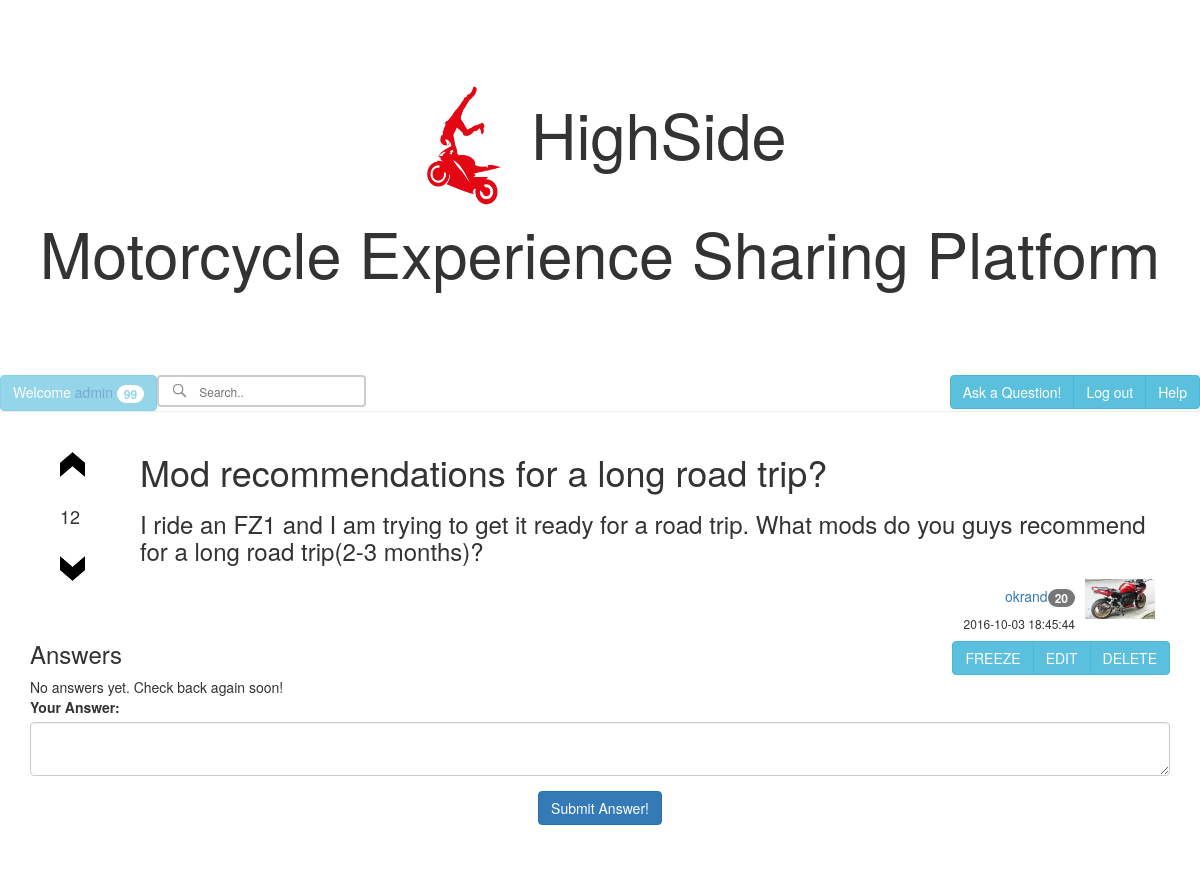
The app's page /question.php?QN=2 (signed in) with its own data.
### tables this page shows
CREATE TABLE `USERS` (
  `ID` int(11) NOT NULL AUTO_INCREMENT,
  `USERNAME` VARCHAR(20) NOT NULL,
  `PASSWORD` VARCHAR(100) NOT NULL,
  `KARMA_POINTS` int(11) NOT NULL DEFAULT '0',
  `LAST_ACTIVE` datetime NOT NULL,
  `E-MAIL` VARCHAR(50) NULL,
    PRIMARY KEY (`ID`)
);

CREATE TABLE `QUESTIONS` (
  `ID` int(11) NOT NULL AUTO_INCREMENT,
  `ASKER_ID` int(11) NOT NULL,  
  `QUESTION_TITLE` VARCHAR(60) NOT NULL,
  `QUESTION_PHRASE` VARCHAR(500) NOT NULL,
  `DATE_ASKED` datetime NOT NULL ,
  `TAG1` VARCHAR(20) NOT NULL,
  `TAG2` VARCHAR(20),
  `TAG3` VARCHAR(20),
  `ANSWER_ID` int(11) NOT NULL DEFAULT '0',
  `POINTS` int(11) NOT NULL DEFAULT '0',
  `FROZEN` int(1) NOT NULL DEFAULT '0',
    PRIMARY KEY (`ID`)
);

### question.php (the view, shortened to what this page needs)
<?php
include_once "thingsandstuff.php";
function getvotes($type, $threadID){
        $voteQuery = "SELECT * FROM VOTES WHERE VOTER_ID = " . $_SESSION["UserID"] . " AND THREAD_TYPE = '" . $type . "' AND THREAD_ID = " . $threadID . ";";
        $voteresult = sqlcommand($voteQuery, "SELECT");
        if ($voteresult == false)
            return 0;
        $voteresult = $voteresult->fetch_assoc();
        return $voteresult["UPORDOWN"];
    }
?>
<!DOCTYPE html>
<html>
<head>
</head>
<body>
   <header class="jumbotron text-center" style="background-color:white;">
        <h1>
        <a href="index.php">
        <img src="highside-logo.jpg" alt="HighSide" style="width:100px;height:150px;">
        </a>
        HighSide<br>Motorcycle Experience Sharing Platform </h1>
	</header>
    <div class="topMenu">
                    <div class="btn-group pull-left">
                        <?php
                            if (isset($_SESSION["UserID"])){
                            $query = "SELECT KARMA_POINTS FROM USERS WHERE ID = ". $_SESSION["UserID"] . ";";
                            $result = sqlcommand($query, "SELECT");
                            $result = $result->fetch_assoc();
                            echo '<label class="btn btn-info disabled">Welcome <a href="profile.php">' . $_SESSION["userName"].'</a> ' . '<span id="K_Points" class="badge">' . $result["KARMA_POINTS"] . '</span></label>';
                            }
                        ?>
                    </div>
                    <span style="float:left;">
                        <?php
                        if ($_SESSION["loggedIn"] == true){
                        echo '<form class="">
                        <input type="text" id="search" name="search" autocomplete="off" placeholder="Search.." onkeyup="showResult(this.value)">
                        <div id="usersearch"></div>
                        </form>';
                        }
                        ?>
                    </span>
                    <div class="btn-group pull-right" >
						<a href="ask.php" class="btn btn-info"> Ask a Question!</a>
                    <?php
                    if ($_SESSION["loggedIn"] != true){
                        echo '<a href="login.php" class="btn btn-info" role="button"> Log in</a>';
                        echo '<a href="register.php" class="btn btn-info" role="button"> Register</a>';
                    }
                    else{
                        echo '<a href="login.php" class="btn btn-info" role="button"> Log out</a>';
                    }
                    ?>
                        <a href="help.php" class="btn btn-info"> Help</a>
                    </div>
	</div>
    <hr style="clear:both;">
    <div class="container">
    <?php
    $query = "SELECT * FROM QUESTIONS WHERE ID =".$_SESSION["QNumber"].";";
    $sqlresult = sqlcommand($query, "SELECT");
    $sqlresult = $sqlresult->fetch_assoc();
    $qTitle = $sqlresult["QUESTION_TITLE"];
    $qPhrase = $sqlresult["QUESTION_PHRASE"];
    $qPoints = $sqlresult["POINTS"];
    $qDate = $sqlresult["DATE_ASKED"];
    $qAskerid = $sqlresult["ASKER_ID"];
    $answerID = $sqlresult["ANSWER_ID"];
    $frozen = $sqlresult["FROZEN"];
    $query = "SELECT * FROM USERS WHERE ID =" . $qAskerid . ";";
    $sqlresult = sqlcommand($query, "SELECT");
    $sqlresult = $sqlresult->fetch_assoc();
    $qAsker = $sqlresult["USERNAME"];
    $qkpoints = $sqlresult["KARMA_POINTS"];
        $picname = "profilePics/" . $qAskerid . '_' . $qAsker . '.';
        $picname = picext($picname);
    echo '<div class="col-sm-1" ><div class="col-sm-1 "><br>';
        if ($_SESSION["loggedIn"] == true){
            if (getvotes("Q", $_SESSION["QNumber"])==1)
                echo '<img id="voteupQ" src="upvoteActive.png" alt="active upvote" style="width:25px; height:25px; cursor:pointer;" onclick="vote(1, \'Q\', '. $_SESSION["QNumber"] . ', '. $qAskerid . ', '. $_SESSION["UserID"]. ')">';
            else
                echo '<img id="voteupQ" src="upvote.png" alt="upvote" style="width:25px; height:25px; cursor:pointer;" onclick="vote(1, \'Q\', '. $_SESSION["QNumber"] . ', '. $qAskerid . ', '. $_SESSION["UserID"]. ')">';
        }
    echo '<br><br><h4 id="qPoint" class="text-center">' . $qPoints . '</h4><br>';
        if ($_SESSION["loggedIn"] == true){
           if (getvotes("Q", $_SESSION["QNumber"])==2)
                echo '<img id="votedownQ" src="downvoteActive.png" alt="active downvote" style="width:25px; height:25px; cursor:pointer;" onclick="vote(2, \'Q\', '. $_SESSION["QNumber"] . ', '. $qAskerid . ', '. $_SESSION["UserID"]. ')">';
            else
                echo '<img id="votedownQ" src="downvote.png" alt="downvote" style="width:25px; height:25px; cursor:pointer;" onclick="vote(2, \'Q\', '. $_SESSION["QNumber"] . ', '. $qAskerid . ', '. $_SESSION["UserID"]. ')">';
        }
    echo '</div></div>';
    echo '<div class="col-sm-11">';
    echo '<h1>' . $qTitle . '</h1>';
    echo '<h3>' . $qPhrase . '</h3>';
    echo '<div class="media"><div class="media-body">';
    echo '<h5 class="text-right"><a href="profile.php?name=' . $qAsker . '"> ' . $qAsker . '</a><span class="badge">' . $qkpoints . '</span></h5>
    <h6 class="text-right">' . $qDate . '</h6>
    </div><div class="media-right"> <img class="media-object" alt="Profile picture" style="width:70px; height:40px;" src="' . $picname . '"></div></div></div>';
    if ($_SESSION["UserID"] == 1){
        echo '<div class="btn-group pull-right">';
        if ($frozen == 0){
            echo '<button id="freezeQuest" form="freeze" type="submit" name="freezeQuest" value="1" class="btn btn-info">FREEZE</button>';
        }
        else{
            echo '<button id="freezeQuest" form="freeze" type="submit" name="freezeQuest" value="0" class="btn btn-info">UNFREEZE</button>';
        }
        echo '<button id="editQuest" form="edit" data-toggle="modal" data-target="#editQ" type="button" name="editQuest" class="btn btn-info">EDIT</button>';
        echo '<button id="deleteQuest" type="button" data-toggle="modal" data-target="#deleteQ" name="deleteQuest" class="btn btn-info">DELETE</button>';
        echo '</div>';
    }
    echo "<h3>Answers</h3>";
    $query1 = "SELECT COUNT(*) AS ANSCOUNT FROM ANSWERS WHERE ID <> " . $answerID . " AND QUEST_ID =".$_SESSION["QNumber"].";";
    $countresult = sqlcommand($query1, "SELECT");
    if ($countresult != "false"){
        $countrow = $countresult->fetch_assoc();
        $anscount = $countrow['ANSCOUNT'];
        $numpages = $anscount / 5;
        $numpages = ceil($numpages);
    }
    if(isset($_GET['page'])){
        $page = $_GET['page'];
        if ($page > $numpages)
            redirect("question.php");
    }
    else
        $page = 1;
    $query = "SELECT * FROM ANSWERS WHERE ID <> " . $answerID . " AND QUEST_ID =".$_SESSION["QNumber"]." ORDER BY POINTS DESC, DATE_ANSWERED ASC LIMIT " . 5*($page-1) .", " . 5 . ";";
    $result = sqlcommand($query, "SELECT");
    if ($result == false)
        echo "No answers yet. Check back again soon!\n";
    ?>
    <form id="newAnswer" action="insertanswer.php" method="POST" enctype="multipart/form-data">
        <div class="form-group">
            <label for="Answer">Your Answer:</label>
            <textarea name="Answer" maxlength="500" required title="Your answer needs to be between 2-500 characters" id="Answer" class="form-control"></textarea>
        </div>
    <button type="button" class="btn btn-primary center-block" onclick="CheckLength();">Submit Answer!</button><br><br><br>
	</form>
    </div>
</body>
</html>

### style.css (style rules this page uses)
#search { height: 32px; box-sizing: border-box; border: 2px solid #ccc; border-radius: 4px; font-size: 12px; background-color: white; background-image: url('searchicon.png'); background-size: 20px 20px; background-position: 10px 3px; background-repeat: no-repeat; padding: 12px 20px 12px 40px; }

### records on screen
users: KARMA_POINTS "99"
questions: POINTS "12", QUESTION_TITLE "Mod recommendations for a long road trip?", QUESTION_PHRASE "I ride an FZ1 and I am trying to get it ready for a road trip. What mods do you guys recommend for a long road trip(2-3 months)?", DATE_ASKED "2016-10-03 18:45:44"
users: USERNAME "okrand", KARMA_POINTS "20"

### other values on screen
$_SESSION["userName"] "admin"
